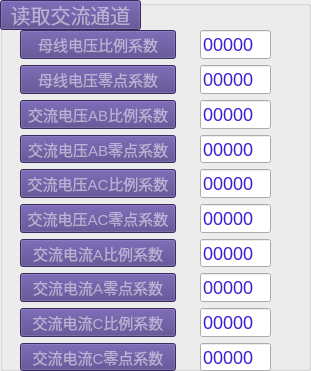
    <widget class="QGroupBox" name="groupBox_14">
     <property name="geometry">
      <rect>
       <x>640</x>
       <y>10</y>
       <width>311</width>
       <height>371</height>
      </rect>
     </property>
     <property name="styleSheet">
      <string notr="true"> color: rgba(255,255,255,0.5);
font-size: 20px;</string>
     </property>
     <property name="title">
      <string/>
     </property>
     <widget class="QPushButton" name="pushButton_118">
      <property name="geometry">
       <rect>
        <x>0</x>
        <y>0</y>
        <width>141</width>
        <height>30</height>
       </rect>
      </property>
      <property name="styleSheet">
       <string notr="true">    background: rgb(79, 60, 133);;
</string>
      </property>
      <property name="text">
       <string>读取交流通道</string>
      </property>
     </widget>
     <widget class="QWidget" name="layoutWidget_13">
      <property name="geometry">
       <rect>
        <x>20</x>
        <y>30</y>
        <width>156</width>
        <height>341</height>
       </rect>
      </property>
      <layout class="QVBoxLayout" name="verticalLayout_21">
       <item>
        <widget class="QPushButton" name="pushButton_119">
         <property name="styleSheet">
          <string notr="true">    background: rgb(79, 60, 133);;
font-size: 15px;</string>
         </property>
         <property name="text">
          <string>母线电压比例系数</string>
         </property>
        </widget>
       </item>
       <item>
        <widget class="QPushButton" name="pushButton_120">
         <property name="styleSheet">
          <string notr="true">    background: rgb(79, 60, 133);;
font-size: 15px;</string>
         </property>
         <property name="text">
          <string>母线电压零点系数</string>
         </property>
        </widget>
       </item>
       <item>
        <widget class="QPushButton" name="pushButton_121">
         <property name="styleSheet">
          <string notr="true">    background: rgb(79, 60, 133);;
font-size: 15px;</string>
         </property>
         <property name="text">
          <string>交流电压AB比例系数</string>
         </property>
        </widget>
       </item>
       <item>
        <widget class="QPushButton" name="pushButton_122">
         <property name="styleSheet">
          <string notr="true">    background: rgb(79, 60, 133);;
font-size: 15px;</string>
         </property>
         <property name="text">
          <string>交流电压AB零点系数</string>
         </property>
        </widget>
       </item>
       <item>
        <widget class="QPushButton" name="pushButton_123">
         <property name="styleSheet">
          <string notr="true">    background: rgb(79, 60, 133);;
font-size: 15px;</string>
         </property>
         <property name="text">
          <string>交流电压AC比例系数</string>
         </property>
        </widget>
       </item>
       <item>
        <widget class="QPushButton" name="pushButton_124">
         <property name="styleSheet">
          <string notr="true">    background: rgb(79, 60, 133);;
font-size: 15px;</string>
         </property>
         <property name="text">
          <string>交流电压AC零点系数</string>
         </property>
        </widget>
       </item>
       <item>
        <widget class="QPushButton" name="pushButton_125">
         <property name="styleSheet">
          <string notr="true">    background: rgb(79, 60, 133);;
font-size: 15px;</string>
         </property>
         <property name="text">
          <string>交流电流A比例系数</string>
         </property>
        </widget>
       </item>
       <item>
        <widget class="QPushButton" name="pushButton_126">
         <property name="styleSheet">
          <string notr="true">    background: rgb(79, 60, 133);;
font-size: 15px;</string>
         </property>
         <property name="text">
          <string>交流电流A零点系数</string>
         </property>
        </widget>
       </item>
       <item>
        <widget class="QPushButton" name="pushButton_127">
         <property name="styleSheet">
          <string notr="true">    background: rgb(79, 60, 133);;
font-size: 15px;</string>
         </property>
         <property name="text">
          <string>交流电流C比例系数</string>
         </property>
        </widget>
       </item>
       <item>
        <widget class="QPushButton" name="pushButton_128">
         <property name="styleSheet">
          <string notr="true">    background: rgb(79, 60, 133);;
font-size: 15px;x;</string>
         </property>
         <property name="text">
          <string>交流电流C零点系数</string>
         </property>
        </widget>
       </item>
      </layout>
     </widget>
     <widget class="QWidget" name="layoutWidget_14">
      <property name="geometry">
       <rect>
        <x>200</x>
        <y>30</y>
        <width>71</width>
        <height>341</height>
       </rect>
      </property>
      <layout class="QVBoxLayout" name="verticalLayout_22">
       <item>
        <widget class="QLineEdit" name="lineEdit_102">
         <property name="styleSheet">
          <string notr="true">
color: rgb(59, 31, 212);
font-size: 18px;</string>
         </property>
         <property name="text">
          <string>00000</string>
         </property>
        </widget>
       </item>
       <item>
        <widget class="QLineEdit" name="lineEdit_103">
         <property name="styleSheet">
          <string notr="true">
color: rgb(59, 31, 212);
font-size: 18px;</string>
         </property>
         <property name="text">
          <string>00000</string>
         </property>
        </widget>
       </item>
       <item>
        <widget class="QLineEdit" name="lineEdit_104">
         <property name="styleSheet">
          <string notr="true">
color: rgb(59, 31, 212);
font-size: 18px;</string>
         </property>
         <property name="text">
          <string>00000</string>
         </property>
        </widget>
       </item>
       <item>
        <widget class="QLineEdit" name="lineEdit_105">
         <property name="styleSheet">
          <string notr="true">
color: rgb(59, 31, 212);
font-size: 18px;</string>
         </property>
         <property name="text">
          <string>00000</string>
         </property>
        </widget>
       </item>
       <item>
        <widget class="QLineEdit" name="lineEdit_106">
         <property name="styleSheet">
          <string notr="true">
color: rgb(59, 31, 212);
font-size: 18px;</string>
         </property>
         <property name="text">
          <string>00000</string>
         </property>
        </widget>
       </item>
       <item>
        <widget class="QLineEdit" name="lineEdit_107">
         <property name="styleSheet">
          <string notr="true">
color: rgb(59, 31, 212);
font-size: 18px;</string>
         </property>
         <property name="text">
          <string>00000</string>
         </property>
        </widget>
       </item>
       <item>
        <widget class="QLineEdit" name="lineEdit_108">
         <property name="styleSheet">
          <string notr="true">
color: rgb(59, 31, 212);
font-size: 18px;</string>
         </property>
         <property name="text">
          <string>00000</string>
         </property>
        </widget>
       </item>
       <item>
        <widget class="QLineEdit" name="lineEdit_109">
         <property name="styleSheet">
          <string notr="true">
color: rgb(59, 31, 212);
font-size: 18px;</string>
         </property>
         <property name="text">
          <string>00000</string>
         </property>
        </widget>
       </item>
       <item>
        <widget class="QLineEdit" name="lineEdit_110">
         <property name="styleSheet">
          <string notr="true">
color: rgb(59, 31, 212);
font-size: 18px;</string>
         </property>
         <property name="text">
          <string>00000</string>
         </property>
        </widget>
       </item>
       <item>
        <widget class="QLineEdit" name="lineEdit_111">
         <property name="styleSheet">
          <string notr="true">
color: rgb(59, 31, 212);
font-size: 18px;;</string>
         </property>
         <property name="text">
          <string>00000</string>
         </property>
        </widget>
       </item>
      </layout>
      <zorder>lineEdit_103</zorder>
      <zorder>lineEdit_104</zorder>
      <zorder>lineEdit_105</zorder>
      <zorder>lineEdit_106</zorder>
      <zorder>lineEdit_107</zorder>
      <zorder>lineEdit_108</zorder>
      <zorder>lineEdit_109</zorder>
      <zorder>lineEdit_110</zorder>
      <zorder>lineEdit_111</zorder>
      <zorder>lineEdit_102</zorder>
     </widget>
     <widget class="QGroupBox" name="groupBox_15">
      <property name="geometry">
       <rect>
        <x>310</x>
        <y>160</y>
        <width>311</width>
        <height>371</height>
       </rect>
      </property>
      <property name="styleSheet">
       <string notr="true"> color: rgba(255,255,255,0.5);
font-size: 20px;</string>
      </property>
      <property name="title">
       <string>直流通道1</string>
      </property>
      <widget class="QPushButton" name="pushButton_129">
       <property name="geometry">
        <rect>
         <x>170</x>
         <y>0</y>
         <width>141</width>
         <height>30</height>
        </rect>
       </property>
       <property name="styleSheet">
        <string notr="true">border-image: url(:/images/inputbg.png);</string>
       </property>
       <property name="text">
        <string>读取直流通道1</string>
       </property>
      </widget>
      <widget class="QWidget" name="layoutWidget_15">
       <property name="geometry">
        <rect>
         <x>20</x>
         <y>30</y>
         <width>156</width>
         <height>341</height>
        </rect>
       </property>
       <layout class="QVBoxLayout" name="verticalLayout_23">
        <item>
         <widget class="QPushButton" name="pushButton_130">
          <property name="styleSheet">
           <string notr="true">border-image: url(:/images/inputbg.png);
font-size: 15px;</string>
          </property>
          <property name="text">
           <string>电池电压比例系数</string>
          </property>
         </widget>
        </item>
        <item>
         <widget class="QPushButton" name="pushButton_131">
          <property name="styleSheet">
           <string notr="true">border-image: url(:/images/inputbg.png);
font-size: 15px;</string>
          </property>
          <property name="text">
           <string>电池电压零点系数</string>
          </property>
         </widget>
        </item>
        <item>
         <widget class="QPushButton" name="pushButton_132">
          <property name="styleSheet">
           <string notr="true">border-image: url(:/images/inputbg.png);
font-size: 15px;</string>
          </property>
          <property name="text">
           <string>第一支路电流比例系数</string>
          </property>
         </widget>
        </item>
        <item>
         <widget class="QPushButton" name="pushButton_133">
          <property name="styleSheet">
           <string notr="true">border-image: url(:/images/inputbg.png);
font-size: 15px;</string>
          </property>
          <property name="text">
           <string>第一支路电流零点系数</string>
          </property>
         </widget>
        </item>
        <item>
         <widget class="QPushButton" name="pushButton_134">
          <property name="styleSheet">
           <string notr="true">border-image: url(:/images/inputbg.png);
font-size: 15px;</string>
          </property>
          <property name="text">
           <string>第二支路电流比例系数</string>
          </property>
         </widget>
        </item>
        <item>
         <widget class="QPushButton" name="pushButton_135">
          <property name="styleSheet">
           <string notr="true">border-image: url(:/images/inputbg.png);
font-size: 15px;</string>
          </property>
          <property name="text">
           <string>第二支路电流零点系数:</string>
          </property>
         </widget>
        </item>
        <item>
         <widget class="QPushButton" name="pushButton_136">
          <property name="styleSheet">
           <string notr="true">border-image: url(:/images/inputbg.png);
font-size: 15px;</string>
          </property>
          <property name="text">
           <string>电池电流比例系数1</string>
          </property>
         </widget>
        </item>
        <item>
         <widget class="QPushButton" name="pushButton_137">
          <property name="styleSheet">
           <string notr="true">border-image: url(:/images/inputbg.png);
font-size: 15px;</string>
          </property>
          <property name="text">
           <string>电池电流零点系数1</string>
          </property>
         </widget>
        </item>
        <item>
         <widget class="QPushButton" name="pushButton_138">
          <property name="styleSheet">
           <string notr="true">border-image: url(:/images/inputbg.png);
font-size: 15px;</string>
          </property>
          <property name="text">
           <string>电池电流比例系数2</string>
          </property>
         </widget>
        </item>
        <item>
         <widget class="QPushButton" name="pushButton_139">
          <property name="styleSheet">
           <string notr="true">border-image: url(:/images/inputbg.png);
font-size: 15px;</string>
          </property>
          <property name="text">
           <string>电池电流比例系数2</string>
          </property>
         </widget>
        </item>
       </layout>
      </widget>
      <widget class="QWidget" name="layoutWidget_16">
       <property name="geometry">
        <rect>
         <x>200</x>
         <y>30</y>
         <width>71</width>
         <height>341</height>
        </rect>
       </property>
       <layout class="QVBoxLayout" name="verticalLayout_24">
        <item>
         <widget class="QLineEdit" name="lineEdit_112">
          <property name="styleSheet">
           <string notr="true">border-image: url(:/images/inputbg.png);
font-size: 18px;</string>
          </property>
          <property name="text">
           <string>00000</string>
          </property>
         </widget>
        </item>
        <item>
         <widget class="QLineEdit" name="lineEdit_113">
          <property name="styleSheet">
           <string notr="true">border-image: url(:/images/inputbg.png);
font-size: 18px;</string>
          </property>
          <property name="text">
           <string>00000</string>
          </property>
         </widget>
        </item>
        <item>
         <widget class="QLineEdit" name="lineEdit_114">
          <property name="styleSheet">
           <string notr="true">border-image: url(:/images/inputbg.png);
font-size: 18px;</string>
          </property>
          <property name="text">
           <string>00000</string>
          </property>
         </widget>
        </item>
        <item>
         <widget class="QLineEdit" name="lineEdit_115">
          <property name="styleSheet">
           <string notr="true">border-image: url(:/images/inputbg.png);
font-size: 18px;</string>
          </property>
          <property name="text">
           <string>00000</string>
          </property>
         </widget>
        </item>
        <item>
         <widget class="QLineEdit" name="lineEdit_116">
          <property name="styleSheet">
           <string notr="true">border-image: url(:/images/inputbg.png);
font-size: 18px;</string>
          </property>
          <property name="text">
           <string>00000</string>
          </property>
         </widget>
        </item>
        <item>
         <widget class="QLineEdit" name="lineEdit_117">
          <property name="styleSheet">
           <string notr="true">border-image: url(:/images/inputbg.png);
font-size: 18px;</string>
          </property>
          <property name="text">
           <string>00000</string>
          </property>
         </widget>
        </item>
        <item>
         <widget class="QLineEdit" name="lineEdit_118">
          <property name="styleSheet">
           <string notr="true">border-image: url(:/images/inputbg.png);
font-size: 18px;</string>
          </property>
          <property name="text">
           <string>00000</string>
          </property>
         </widget>
        </item>
        <item>
         <widget class="QLineEdit" name="lineEdit_119">
          <property name="styleSheet">
           <string notr="true">border-image: url(:/images/inputbg.png);
font-size: 18px;</string>
          </property>
          <property name="text">
           <string>00000</string>
          </property>
         </widget>
        </item>
        <item>
         <widget class="QLineEdit" name="lineEdit_120">
          <property name="styleSheet">
           <string notr="true">border-image: url(:/images/inputbg.png);
font-size: 18px;</string>
          </property>
          <property name="text">
           <string>00000</string>
          </property>
         </widget>
        </item>
        <item>
         <widget class="QLineEdit" name="lineEdit_121">
          <property name="styleSheet">
           <string notr="true">border-image: url(:/images/inputbg.png);
font-size: 18px;</string>
          </property>
          <property name="text">
           <string>00000</string>
          </property>
         </widget>
        </item>
       </layout>
      </widget>
     </widget>
    </widget>
